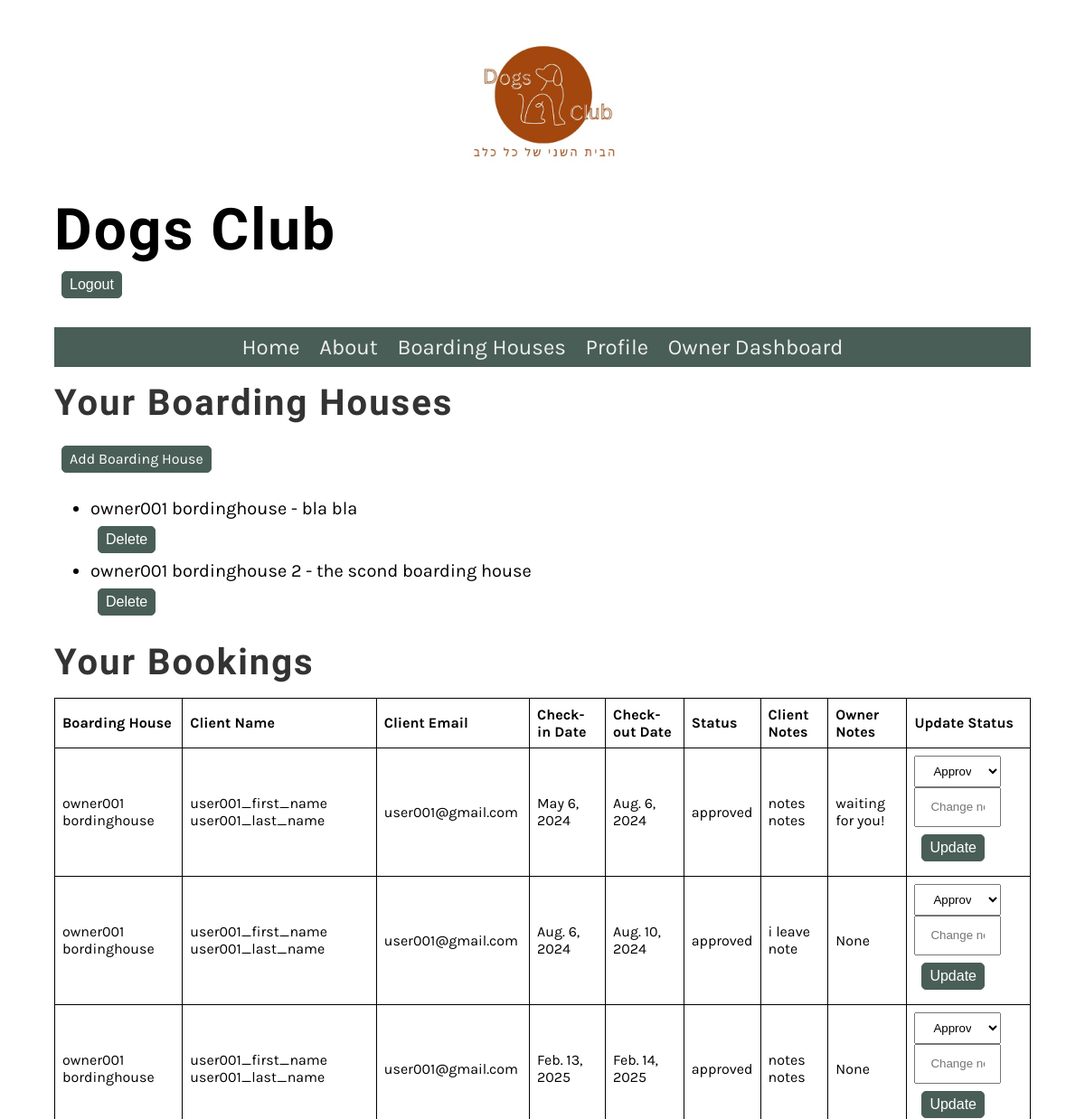
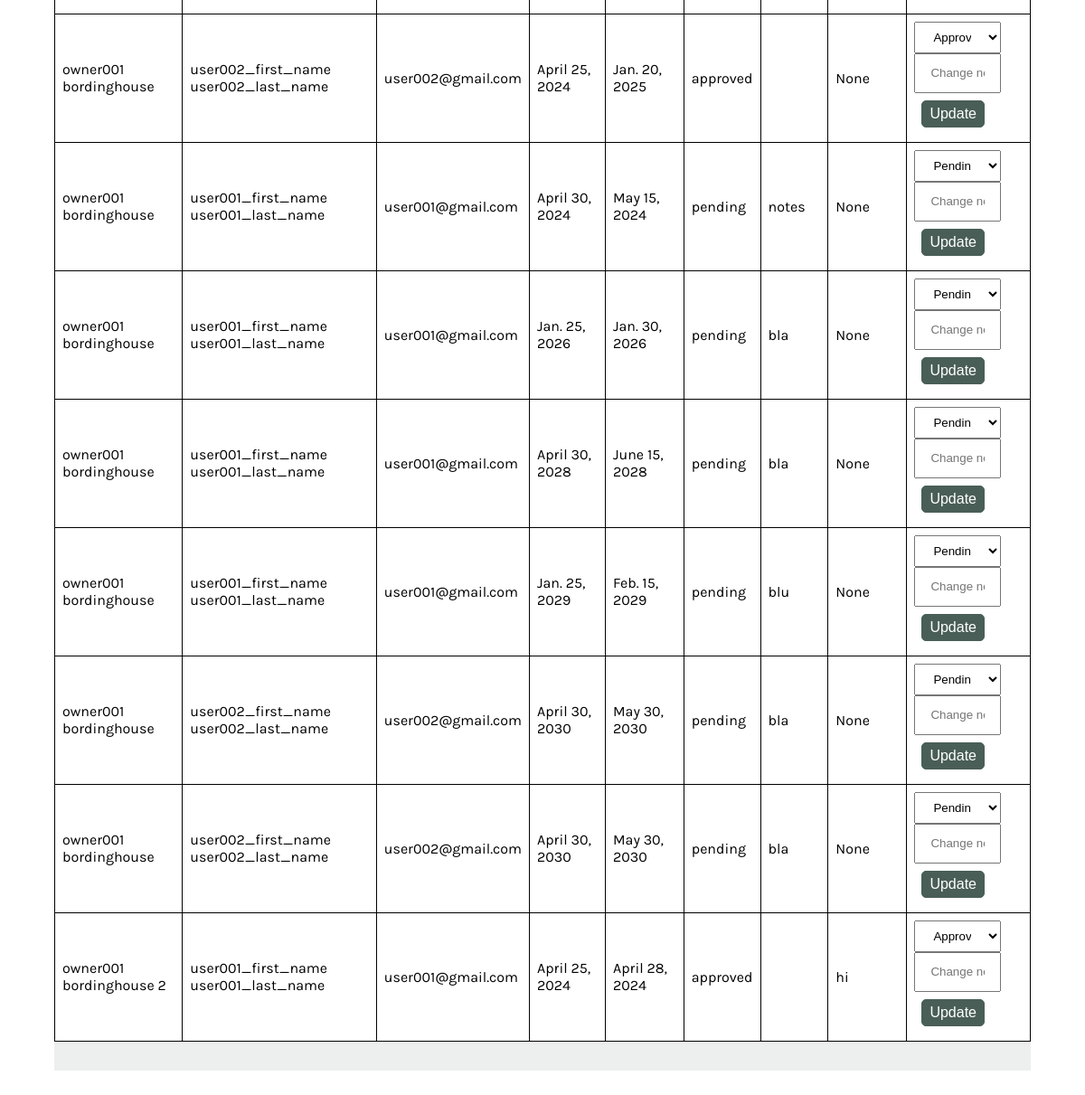
Page /Website/owner/dashboard/ (signed in) on the committed database (2 pictures, top to bottom).
### Website/models.py (models this page shows, shortened)
class BoardingHouse(models.Model):
    user = models.ForeignKey(User, on_delete=models.CASCADE)
    name = models.CharField(max_length=255)
    description = models.TextField()
    location = models.CharField(max_length=255)
    contact_details = models.CharField(max_length=255)
    available_spaces = models.PositiveIntegerField()

class Booking(models.Model):
    STATUS_CHOICES = [
        ('pending', 'Pending'),
        ('approved', 'Approved'),
        ('declined', 'Declined'),
    ]
    user = models.ForeignKey(User, on_delete=models.CASCADE)
    boarding_house = models.ForeignKey(BoardingHouse,  on_delete=models.SET_NULL, null=True)
    check_in_date = models.DateField()
    check_out_date = models.DateField()
    status = models.CharField(max_length=10, choices=STATUS_CHOICES, default='pending')
    owner_notes = models.TextField(blank=True, null=True)
    client_notes = models.TextField(blank=True, null=True)
    dog = models.ForeignKey(Dog, on_delete=models.SET_NULL, null=True)

### Website/views.py (the view)
# urls.py: path('owner/dashboard/', OwnerDashboardView.as_view(), name='owner_dashboard'),
class OwnerDashboardView(PermissionRequiredMixin, View):
    permission_required = ('Website.view_boardinghouse', 'Website.view_booking', 'Website.add_boardinghouse')
    def get(self, request, *args, **kwargs):
        user = request.user
        boarding_houses = BoardingHouse.objects.filter(user=user)
        bookings = Booking.objects.filter(boarding_house__in=boarding_houses)
        context = {'boarding_houses': boarding_houses, 'bookings': bookings}
        return render(request, 'owner_dashboard.html', context)

### Website/templatetags/custom_filters.py (called while the page is built)
@register.filter
def has_group(user, group_name):
    return user.groups.filter(name=group_name).exists()

### Website/templates/owner_dashboard.html (shortened to what this page needs)
{% extends 'base.html' %}
{% block content %}
  <h2>Your Boarding Houses</h2>
  <a href="{% url 'add_boardinghouse' %}" class = "small_button">Add Boarding House</a>
  {% if boarding_houses %}
    <ul>
      {% for boarding_house in boarding_houses %}
        <li>{{ boarding_house.name }} - {{ boarding_house.description }}</li>
        <form method="post" action="{% url 'delete_boardinghouse' boarding_house.id %}">
          <button type="submit" class = "small_button">Delete</button>
        </form>
      {% endfor %}
    </ul>
  {% else %}
    <p>No boarding houses found.</p>
  {% endif %}
  <h2>Your Bookings</h2>
  {% if bookings %}
    <table>
      <thead>
        <tr>
          <th>Boarding House</th>
          <th>Client Name</th>
          <th>Client Email</th>
          <th>Check-in Date</th>
          <th>Check-out Date</th>
          <th>Status</th>
          <th>Client Notes</th>
          <th>Owner Notes</th>
          <th>Update Status</th>
        </tr>
      </thead>
      <tbody>
        {% for booking in bookings %}
          <tr>
            <td>{{ booking.boarding_house.name }}</td>
            <td>{{booking.user.first_name}} {{booking.user.last_name}}</td>
            <td>{{booking.user.email}}</td>
            <td>{{ booking.check_in_date }}</td>
            <td>{{ booking.check_out_date }}</td>
            <td>{{ booking.status }}</td>
            <td>{{ booking.client_notes }}</td>
            <td>{{ booking.owner_notes}} </td>
            <td>
              <form method="post" action="{% url 'update_booking_status' booking.id %}">
                <select name="status">
                  {% for choice in booking.STATUS_CHOICES %}
                    <option value="{{ choice.0 }}" {% if booking.status == choice.0 %}selected{% endif %}>{{ choice.1 }}</option>
                  {% endfor %}
                </select>
                <input type="text" name="owner_notes"  placeholder="Change notes...">
                <button type="submit" class = "small_button">Update</button>
              </form>
            </td>
          </tr>
        {% endfor %}
      </tbody>
    </table>
  {% else %}
    <p>No bookings found.</p>
  {% endif %}
{% endblock %}

### Website/static/css/style.css (style rules this page uses)
body { font-family: 'Karla', sans-serif; margin-top: 3rem; margin-bottom: 3rem; margin-left: 5%; margin-right: 5%; }
h1, h2, h3, h4, h5, h6 { font-family: 'Markazi Text', serif; letter-spacing: 2px;; }
h2 { font-size: 2.5rem; color: #333333; margin:1rem 0; }
p, ul { font-size: 1.25rem;; }
a { color: #EE9972; text-decoration: none; }
input, select { width: 80%; display: block; padding: .5rem 1rem; line-height: 1.5rem; box-sizing: border-box; }
.small_button { padding: .25rem .5rem; border: 1px solid #495E57; background-color: #495E57; border-radius: 5px; font-size: 1rem; display: inline-block; color: #fff; line-height: 20px; margin: 0.5rem; }
table { border-collapse: collapse; width: 100%; }
th, td { border: 1px solid black; padding: 8px; text-align: left; }

### rows in the picture
BoardingHouse: name "owner001 bordinghouse", description "bla bla"
BoardingHouse: name "owner001 bordinghouse 2", description "the scond boarding house"
Booking: boarding_house.name "owner001 bordinghouse", user.first_name "user001_first_name", user.last_name "user001_last_name", user.email "user001@gmail.com", check_in_date "May 6, 2024", check_out_date "Aug. 6, 2024", status "approved", client_notes "notes notes", owner_notes "waiting for you!", status "Approved"
Booking: boarding_house.name "owner001 bordinghouse", user.first_name "user001_first_name", user.last_name "user001_last_name", user.email "user001@gmail.com", check_in_date "Aug. 6, 2024", check_out_date "Aug. 10, 2024", status "approved", client_notes "i leave note", owner_notes "None", status "Approved"
Booking: boarding_house.name "owner001 bordinghouse", user.first_name "user001_first_name", user.last_name "user001_last_name", user.email "user001@gmail.com", check_in_date "Feb. 13, 2025", check_out_date "Feb. 14, 2025", status "approved", client_notes "notes notes", owner_notes "None", status "Approved"
Booking: boarding_house.name "owner001 bordinghouse", user.first_name "user002_first_name", user.last_name "user002_last_name", user.email "user002@gmail.com", check_in_date "April 25, 2024", check_out_date "Jan. 20, 2025", status "approved", owner_notes "None", status "Approved"
Booking: boarding_house.name "owner001 bordinghouse", user.first_name "user001_first_name", user.last_name "user001_last_name", user.email "user001@gmail.com", check_in_date "April 30, 2024", check_out_date "May 15, 2024", status "pending", client_notes "notes", owner_notes "None", status "Pending"
Booking: boarding_house.name "owner001 bordinghouse", user.first_name "user001_first_name", user.last_name "user001_last_name", user.email "user001@gmail.com", check_in_date "Jan. 25, 2026", check_out_date "Jan. 30, 2026", status "pending", client_notes "bla", owner_notes "None", status "Pending"
Booking: boarding_house.name "owner001 bordinghouse", user.first_name "user001_first_name", user.last_name "user001_last_name", user.email "user001@gmail.com", check_in_date "April 30, 2028", check_out_date "June 15, 2028", status "pending", client_notes "bla", owner_notes "None", status "Pending"
Booking: boarding_house.name "owner001 bordinghouse", user.first_name "user001_first_name", user.last_name "user001_last_name", user.email "user001@gmail.com", check_in_date "Jan. 25, 2029", check_out_date "Feb. 15, 2029", status "pending", client_notes "blu", owner_notes "None", status "Pending"
Booking: boarding_house.name "owner001 bordinghouse", user.first_name "user002_first_name", user.last_name "user002_last_name", user.email "user002@gmail.com", check_in_date "April 30, 2030", check_out_date "May 30, 2030", status "pending", client_notes "bla", owner_notes "None", status "Pending"
Booking: boarding_house.name "owner001 bordinghouse", user.first_name "user002_first_name", user.last_name "user002_last_name", user.email "user002@gmail.com", check_in_date "April 30, 2030", check_out_date "May 30, 2030", status "pending", client_notes "bla", owner_notes "None", status "Pending"
Booking: boarding_house.name "owner001 bordinghouse 2", user.first_name "user001_first_name", user.last_name "user001_last_name", user.email "user001@gmail.com", check_in_date "April 25, 2024", check_out_date "April 28, 2024", status "approved", owner_notes "hi", status "Approved"
